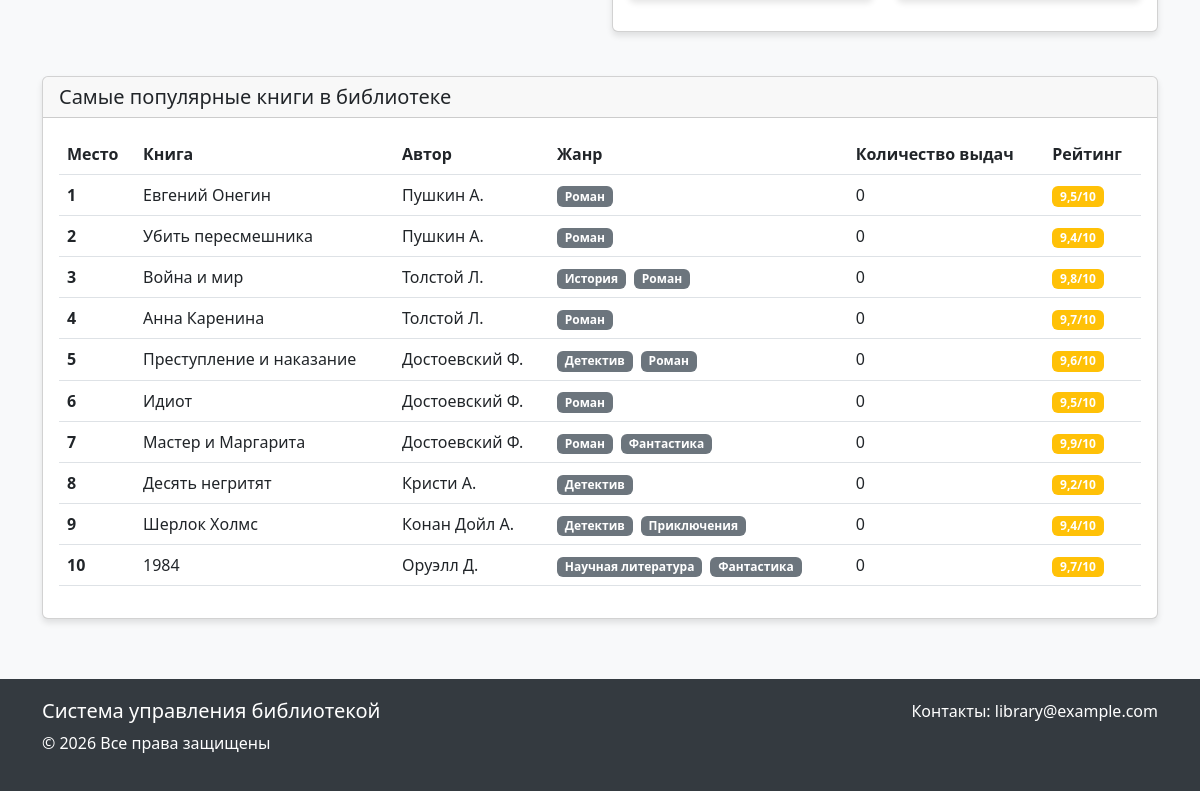
The page /statistics/ (signed in, lower part) on the database as committed earlier.
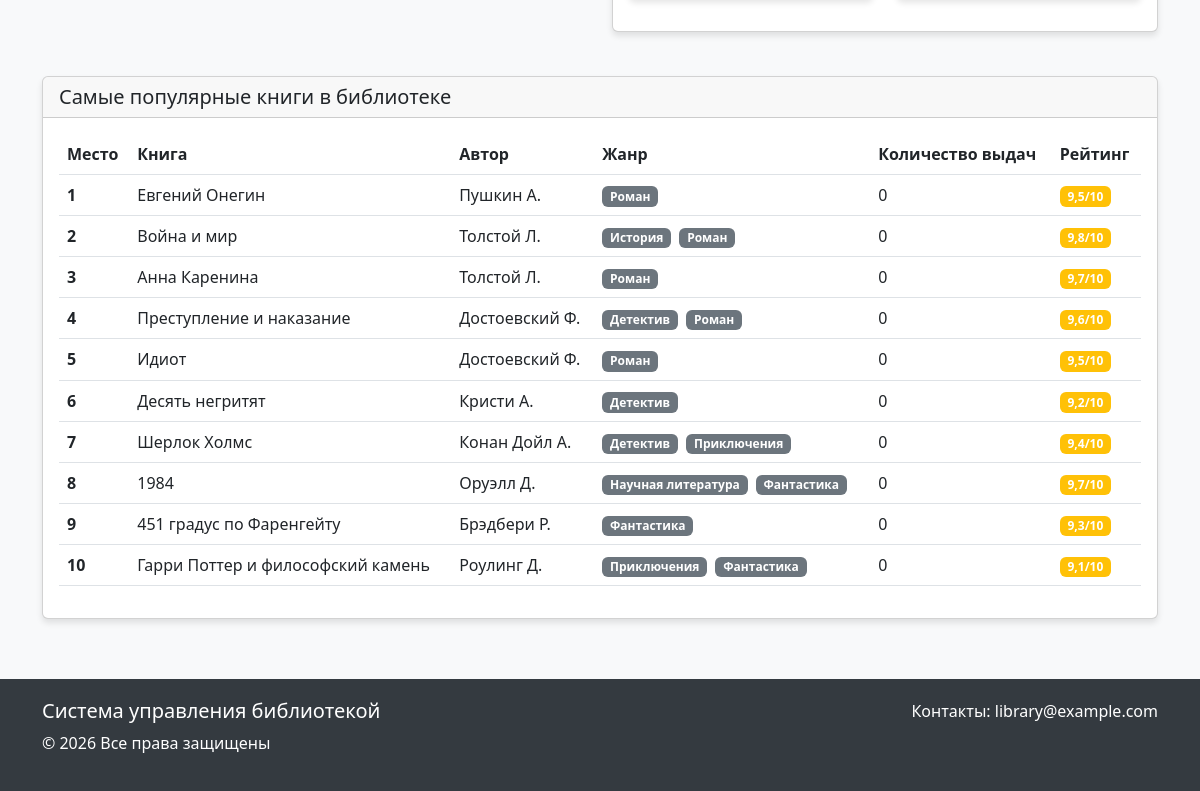
The same page on the database as committed later.
### library_app/models.py (models this page shows, shortened)
class Book(models.Model):
    title = models.CharField(max_length=200)
    author = models.ForeignKey(Author, on_delete=models.CASCADE, related_name='books')
    genre = models.ManyToManyField(Genre, related_name='books')
    isbn = models.CharField(max_length=13, unique=True)
    publication_year = models.IntegerField(
        validators=[MinValueValidator(1000), MaxValueValidator(2100)]
    )
    pages = models.IntegerField(validators=[MinValueValidator(1)])
    description = models.TextField(blank=True)
    cover_image = models.ImageField(upload_to='books/covers/', null=True, blank=True)
    pdf_file = models.FileField(upload_to='books/pdfs/', null=True, blank=True)
    available_copies = models.IntegerField(default=1, validators=[MinValueValidator(0)])
    rating = models.DecimalField(
        max_digits=3,
        decimal_places=2,
        default=0.00,
        validators=[MinValueValidator(0), MaxValueValidator(10)]
    )
    created_at = models.DateTimeField(auto_now_add=True)
    updated_at = models.DateTimeField(auto_now=True)
    class Meta:
        ordering = ['title']
        verbose_name = 'Книга'
        verbose_name_plural = 'Книги'

class Author(models.Model):
    first_name = models.CharField(max_length=100)
    last_name = models.CharField(max_length=100)
    birth_date = models.DateField(null=True, blank=True)
    biography = models.TextField(blank=True)
    photo = models.ImageField(upload_to='authors/', null=True, blank=True)
    class Meta:
        ordering = ['last_name', 'first_name']
        verbose_name = 'Автор'
        verbose_name_plural = 'Авторы'

class Genre(models.Model):
    name = models.CharField(max_length=100, unique=True)
    description = models.TextField(blank=True)
    class Meta:
        ordering = ['name']
        verbose_name = 'Жанр'
        verbose_name_plural = 'Жанры'

### library_app/views.py (the view)
# urls.py: path('statistics/', views.statistics, name='statistics'),
@login_required
def statistics(request):
    reader = request.user.reader_profile
    total_issues = BookIssue.objects.filter(reader=reader).count()
    returned_books = BookIssue.objects.filter(reader=reader, is_returned=True).count()
    current_issues = BookIssue.objects.filter(reader=reader, is_returned=False).count()
    favorite_genres = Genre.objects.filter(
        books__issues__reader=reader
    ).annotate(
        book_count=Count('books__issues')
    ).order_by('-book_count')[:5]
    if favorite_genres:
        recommended_books = Book.objects.filter(
            genre__in=favorite_genres,
            available_copies__gt=0
        ).exclude(
            issues__reader=reader,
            issues__is_returned=False
        ).distinct()[:8]
    else:
        recommended_books = Book.objects.filter(available_copies__gt=0)[:8]
    total_books = Book.objects.count()
    total_authors = Author.objects.count()
    total_genres = Genre.objects.count()
    total_readers = Reader.objects.count()
    popular_books = Book.objects.annotate(
        issue_count=Count('issues')
    ).order_by('-issue_count')[:10]
    context = {
        'total_issues': total_issues,
        'returned_books': returned_books,
        'current_issues': current_issues,
        'favorite_genres': favorite_genres,
        'recommended_books': recommended_books,
        'total_books': total_books,
        'total_authors': total_authors,
        'total_genres': total_genres,
        'total_readers': total_readers,
        'popular_books': popular_books,
    }
    return render(request, 'library_app/statistics.html', context)

### templates/library_app/statistics.html (shortened to what this page needs)
{% extends 'base.html' %}
{% block content %}
<div class="row mb-4">
    <div class="col-md-6">
    </div>
    <div class="col-md-6">
        <div class="card">
            <div class="card-body">
                {% if recommended_books %}
                    <div class="row">
                    </div>
                {% else %}
                    <p class="text-muted">Рекомендации пока недоступны.</p>
                {% endif %}
            </div>
        </div>
    </div>
</div>
<div class="row">
    <div class="col-md-12">
        <div class="card">
            <div class="card-header">
                <h5 class="mb-0">Самые популярные книги в библиотеке</h5>
            </div>
            <div class="card-body">
                {% if popular_books %}
                    <div class="table-responsive">
                        <table class="table table-hover">
                            <thead>
                                <tr>
                                    <th>Место</th>
                                    <th>Книга</th>
                                    <th>Автор</th>
                                    <th>Жанр</th>
                                    <th>Количество выдач</th>
                                    <th>Рейтинг</th>
                                </tr>
                            </thead>
                            <tbody>
                                {% for book in popular_books %}
                                    <tr>
                                        <td><strong>{{ forloop.counter }}</strong></td>
                                        <td>{{ book.title }}</td>
                                        <td>{{ book.author.last_name }} {{ book.author.first_name|slice:":1" }}.</td>
                                        <td>
                                            {% for genre in book.genre.all|slice:":2" %}
                                                <span class="badge bg-secondary me-1">{{ genre.name }}</span>
                                            {% endfor %}
                                        </td>
                                        <td>{{ book.issue_count }}</td>
                                        <td>
                                            <span class="badge bg-warning">{{ book.rating|floatformat:1 }}/10</span>
                                        </td>
                                    </tr>
                                {% endfor %}
                            </tbody>
                        </table>
                    </div>
                {% else %}
                    <p class="text-muted">Нет данных о популярных книгах.</p>
                {% endif %}
            </div>
        </div>
    </div>
</div>
{% endblock %}

Rows that differ between the two databases and show on the page:
removed Book: title "Убить пересмешника", author.last_name "Пушкин", author.first_name "А", issue_count "0", rating "9,4", Genre (name "Роман")
no longer on this page (row edited): Book: title "Мастер и Маргарита", author.last_name "Достоевский", author.first_name "Ф", issue_count "0", rating "9,9", Genre (name "Роман"), Genre (name "Фантастика")
now on this page (row edited): Book: title "451 градус по Фаренгейту", author.last_name "Брэдбери", author.first_name "Р", issue_count "0", rating "9,3", Genre (name "Фантастика")
now on this page (row edited): Book: title "Гарри Поттер и философский камень", author.last_name "Роулинг", author.first_name "Д", issue_count "0", rating "9,1", Genre (name "Приключения"), Genre (name "Фантастика")
